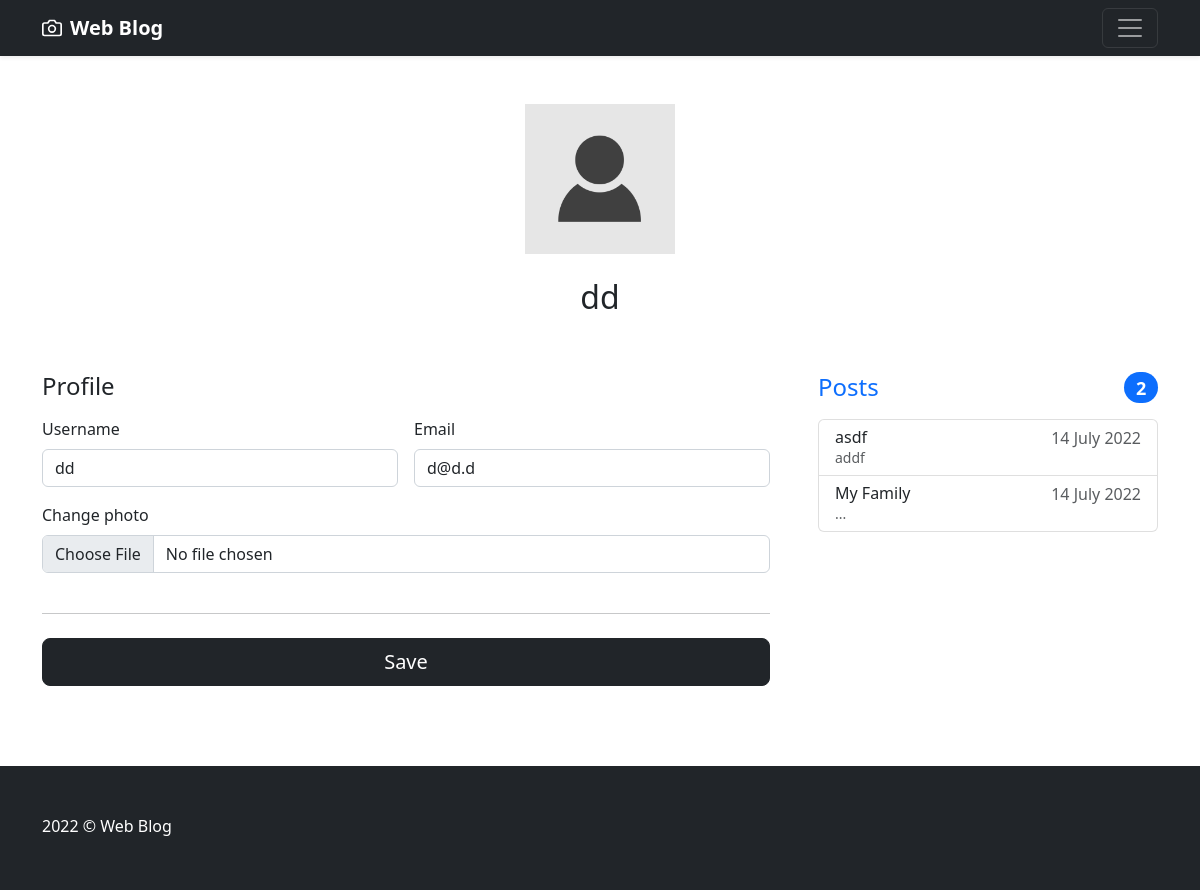
/account/ (signed in), run on an earlier commit of the app's database.
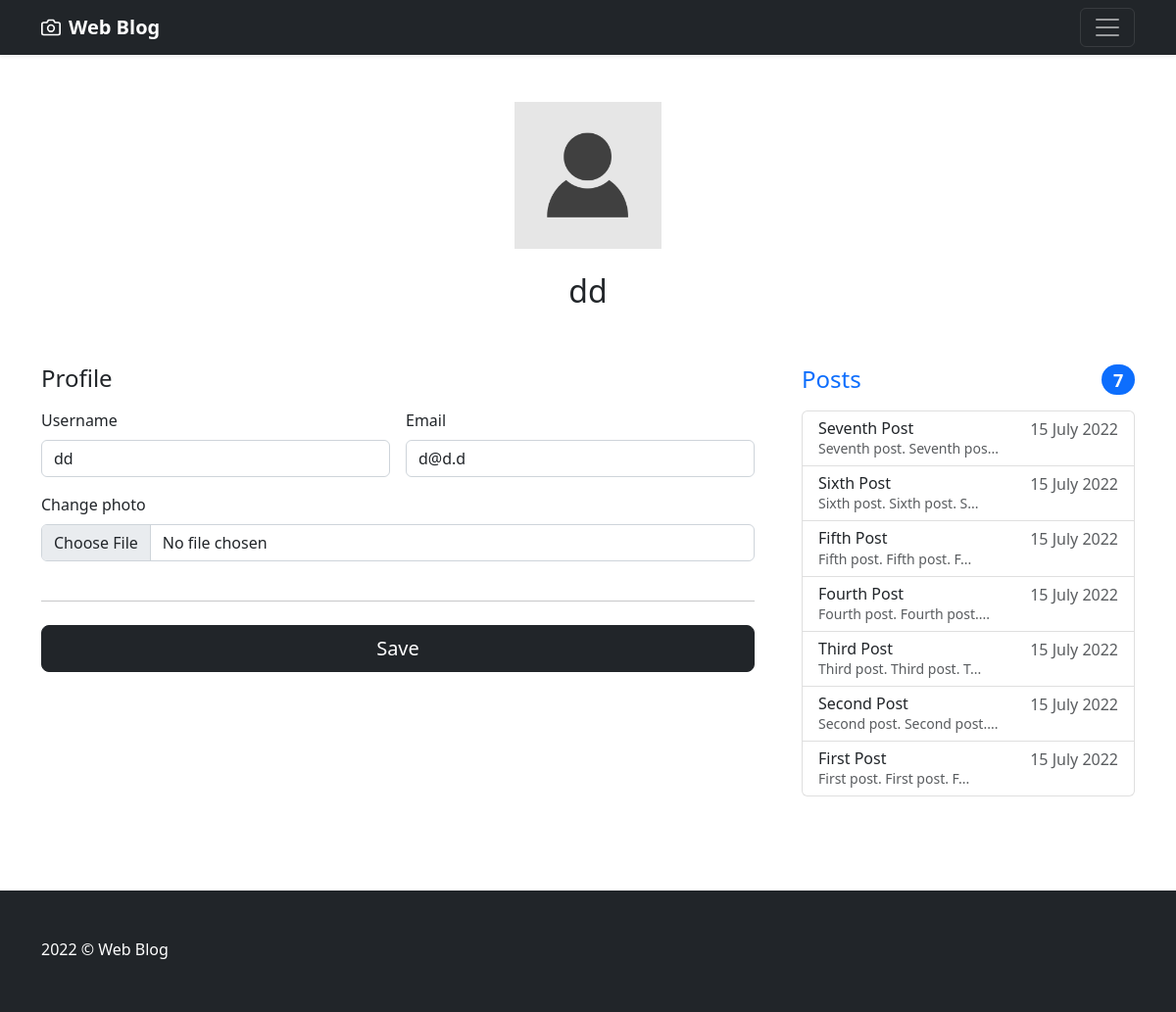
And on a later commit of the database.
### web_blog/models.py (models this page shows, shortened)
class Post(db.Model):
    id = db.Column(db.Integer, primary_key=True)
    title = db.Column(db.String(100), nullable=False)
    date_posted = db.Column(db.DateTime, nullable=False,
                            default=datetime.utcnow)
    content = db.Column(db.Text, nullable=False)
    user_id = db.Column(db.Integer, db.ForeignKey('user.id'),
                        nullable=False)
    image_file = db.Column(db.String(50), nullable=False,
                           default='default_post.png')
    comments = db.relationship('Comment', backref='post', lazy=True, cascade='all, delete')
    likes = db.relationship('Like', backref='post', lazy=True, cascade='all, delete')
    dislikes = db.relationship('Dislike', backref='post', lazy=True, cascade='all, delete')

### web_blog/users/routes.py (the view)
@users.route('/account/', methods=['GET', 'POST'])
@login_required
def account():
    form = UpdateAccountForm()
    if form.validate_on_submit():
        if form.picture.data:
            picture_file = save_picture(form.picture.data, 'profile_pics')
            current_user.image_file = picture_file
        current_user.username = form.username.data
        current_user.email = form.email.data
        db.session.commit()
        return redirect(url_for('users.account'))
    elif request.method == 'GET':
        form.username.data = current_user.username
        form.email.data = current_user.email
        page = request.args.get('page', 1, type=int)
        user = User.query.filter_by(username=form.username.data).first_or_404()
        posts = Post.query.filter_by(author=user) \
            .order_by(Post.date_posted.desc())
    image_file = url_for('static', filename='profile_pics/' +
                                            current_user.image_file)
    return render_template('users/profile.html', title='Profile',
                           image_file=image_file, form=form, posts=posts,
                           user=user)

### web_blog/users/forms.py (shortened to what this page needs)
class UpdateAccountForm(FlaskForm):
    username = StringField('Username',
                           validators=[
                               DataRequired(),
                               Length(min=2, max=20)
                           ])
    email = StringField('Email',
                        validators=[
                            DataRequired(),
                            Email()
                        ])
    picture = FileField('Change photo',
                        validators=[
                            FileAllowed(['jpg', 'jpeg', 'png'])
                        ])
    submit = SubmitField('Save')

### web_blog/models.py (called while the page is built)
@login_manager.user_loader
def load_user(user_id):
    return User.query.get(int(user_id))

### web_blog/templates/users/profile.html (shortened to what this page needs)
{% extends 'layout.html' %}
{% block content %}
<div class="container" style="margin-bottom: 10vh;">
    <main>
        <div class="py-5 text-center">
            <img class="d-block mx-auto mb-4" src="{{ image_file }}" alt="" height="150" width="150">
            <h2>{{ current_user.username }}</h2>
        </div>
        <div class="row g-5">
            {% if posts.count() %}
                <div class="col-md-5 col-lg-4 order-md-last">
                    <h4 class="d-flex justify-content-between align-items-center mb-3">
                        <span class="text-primary">Posts</span>
                        <span class="badge bg-primary rounded-pill">{{ posts.count() }}</span>
                    </h4>
                    <ul class="list-group mb-3">
                        {% for post in posts %}
                            <li class="list-group-item d-flex justify-content-between lh-sm">
                                <div>
                                    <h6 class="my-0">{{ post.title }}</h6>
                                    <small class="text-muted">
                                        {% if post.content|length < 25 %}
                                            {{ post.content }}
                                        {% else %}
                                            {{ post.content[:25] }}...
                                        {% endif %}
                                    </small>
                                </div>
                                <span class="text-muted">{{ post.date_posted.strftime('%d %B %Y') }}</span>
                            </li>
                        {% endfor %}
                    </ul>
                </div>
            {% endif %}
            <div class="col-md-7 col-lg-8">
                <h4 class="mb-3">Profile</h4>
                <form class="needs-validation" method="POST" action="" enctype="multipart/form-data">
                    <div class="row g-3">
                        <div class="col-sm-6">
                            {{ form.username.label(class='form-label') }}
                            {% if form.username.errors %}
                                {{ form.username(class='form-control') }}
                                {% for error in form.username.errors %}
                                    {{ form.username(class='form-control') }}
                                    <div class="invalid-feedback">
                                        {{ error }}
                                    </div>
                                {% endfor %}
                            {% else %}
                                {{ form.username(class='form-control') }}
                            {% endif %}
                        </div>
                        <div class="col-sm-6">
                            {{ form.email.label(class='form-label') }}
                            {% if form.email.errors %}
                                {{ form.email(class='form-control') }}
                                {% for error in form.email.errors %}
                                    {{ form.email(class='form-control') }}
                                    <div class="invalid-feedback">
                                        {{ error }}
                                    </div>
                                {% endfor %}
                            {% else %}
                                {{ form.email(class='form-control') }}
                            {% endif %}
                        </div>
                        <div class="col-sm-12">
                            {{ form.picture.label(class='form-label') }}
                            <div class="input-group">
                                {{ form.picture(class='form-control') }}
                            </div>
                        </div>
                        <div class="col-sm-12">
                            <hr class="my-4">
                            {{ form.submit(class='w-100 btn btn-dark btn-lg') }}
                        </div>
                    </div>
                </form>
            </div>
        </div>
    </main>
</div>
{% endblock %}

What changed in the data, as far as the page shows it:
removed Post: title "asdf", content "addf", date_posted "14 July 2022"
removed Post: title "My Family", content "...", date_posted "14 July 2022"
added Post: title "Seventh Post", content "Seventh post. Seventh pos", date_posted "15 July 2022"
added Post: title "Sixth Post", content "Sixth post. Sixth post. S", date_posted "15 July 2022"
added Post: title "Fifth Post", content "Fifth post. Fifth post. F", date_posted "15 July 2022"
added Post: title "Fourth Post", content "Fourth post. Fourth post.", date_posted "15 July 2022"
now on this page (row edited): Post: title "Third Post", content "Third post. Third post. T", date_posted "15 July 2022"
added Post: title "Second Post", content "Second post. Second post.", date_posted "15 July 2022"
added Post: title "First Post", content "First post. First post. F", date_posted "15 July 2022"
Also different on the page:
{{ posts.count() }}: "2" → "7"
